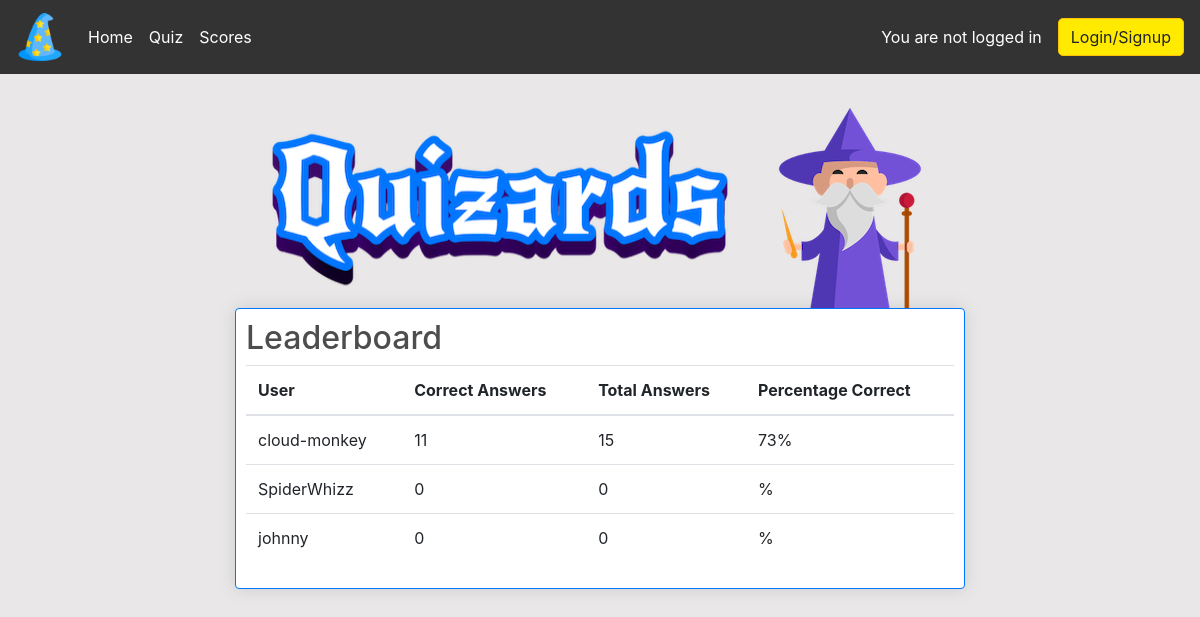
The app's page /scores/, older data.
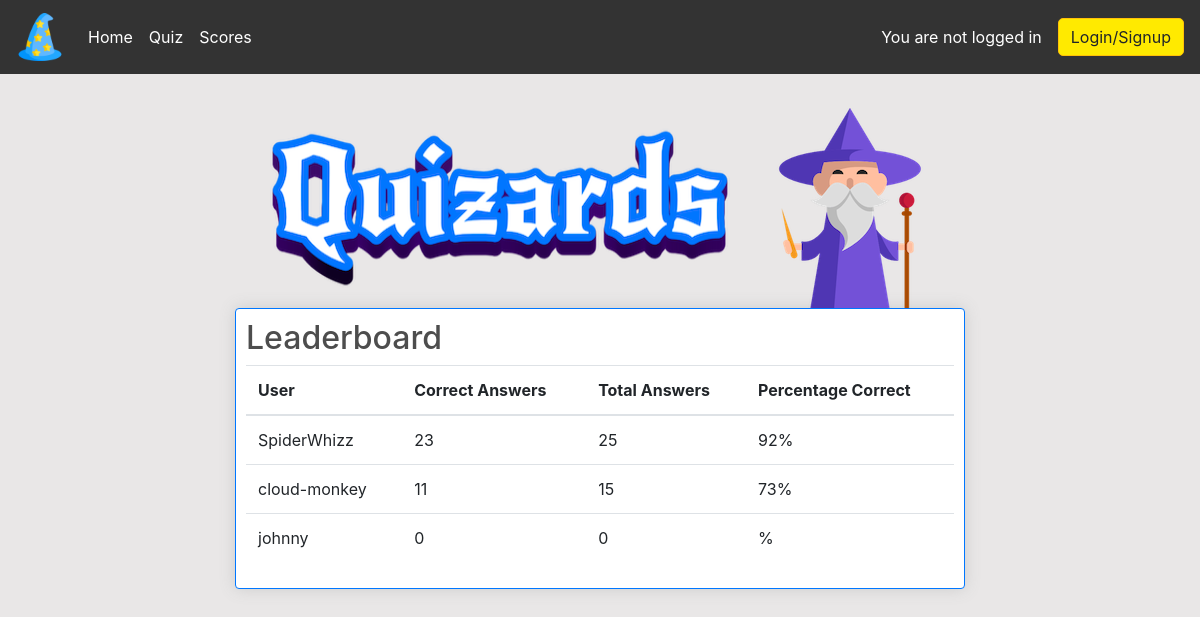
The same page, newer data.
### quiz/models.py (models this page shows)
class CustomUserModel(AbstractUser):
    birthdate = models.DateField(null=True, blank=True)

### quiz/views.py (the view)
# urls.py: path('scores/', ScoresPage.as_view(), name='scores'),
class ScoresPage(TemplateView):
    template_name = 'scores.html'
    def get_context_data(self, **kwargs):
        context = super().get_context_data(**kwargs)
        CustomUser = get_user_model()  # Retrieve the custom user model
        scores = CustomUser.objects.annotate(
            correct_answers=Count('useranswer', filter=F('useranswer__is_correct')),
            total_answers=Count('useranswer'),
            percentage_correct=Count('useranswer', filter=F('useranswer__is_correct')) * 100.0 / Count('useranswer')
        ).order_by('-percentage_correct')[:5]  # Get top 5 users by percentage
        context['scores'] = scores  # Add scores to context
        return context

### templates/scores.html
{% extends 'base.html' %}
{% load static %}
{% block content %}
<div class="row scores-center">
    <div class="col-lg-8">
        <div class="quiz-page-header">
            <img src="/static/images/quizards-text-logo.webp" alt="Quizards text logo">
            <img src="/static/images/quizzard-img.webp" alt="Quizard character">
        </div>
        <div class="box-element question-card mx-auto">
            <h2 class="question-title">Leaderboard</h2>
            <table class="table">
                <thead>
                    <tr>
                        <th>User</th>
                        <th>Correct Answers</th>
                        <th>Total Answers</th>
                        <th>Percentage Correct</th>
                    </tr>
                </thead>
                <tbody>
                    {% for user in scores %}
                    <tr>
                        <td>{{ user.username }}</td>
                        <td>{{ user.correct_answers }}</td>
                        <td>{{ user.total_answers }}</td>
                        <td>{{ user.percentage_correct|floatformat:0 }}%</td>
                    </tr>
                    {% empty %}
                    <tr>
                        <td colspan="4">No scores available.</td>
                    </tr>
                    {% endfor %}
                </tbody>
            </table>
        </div>
    </div>
</div>
{% endblock content %}

Row changes from the older to the newer data that the page shows:
changed CustomUserModel "SpiderWhizz": correct_answers "0" → "23"; total_answers "0" → "25"; percentage_correct (not shown) → "92"; moves up the list
